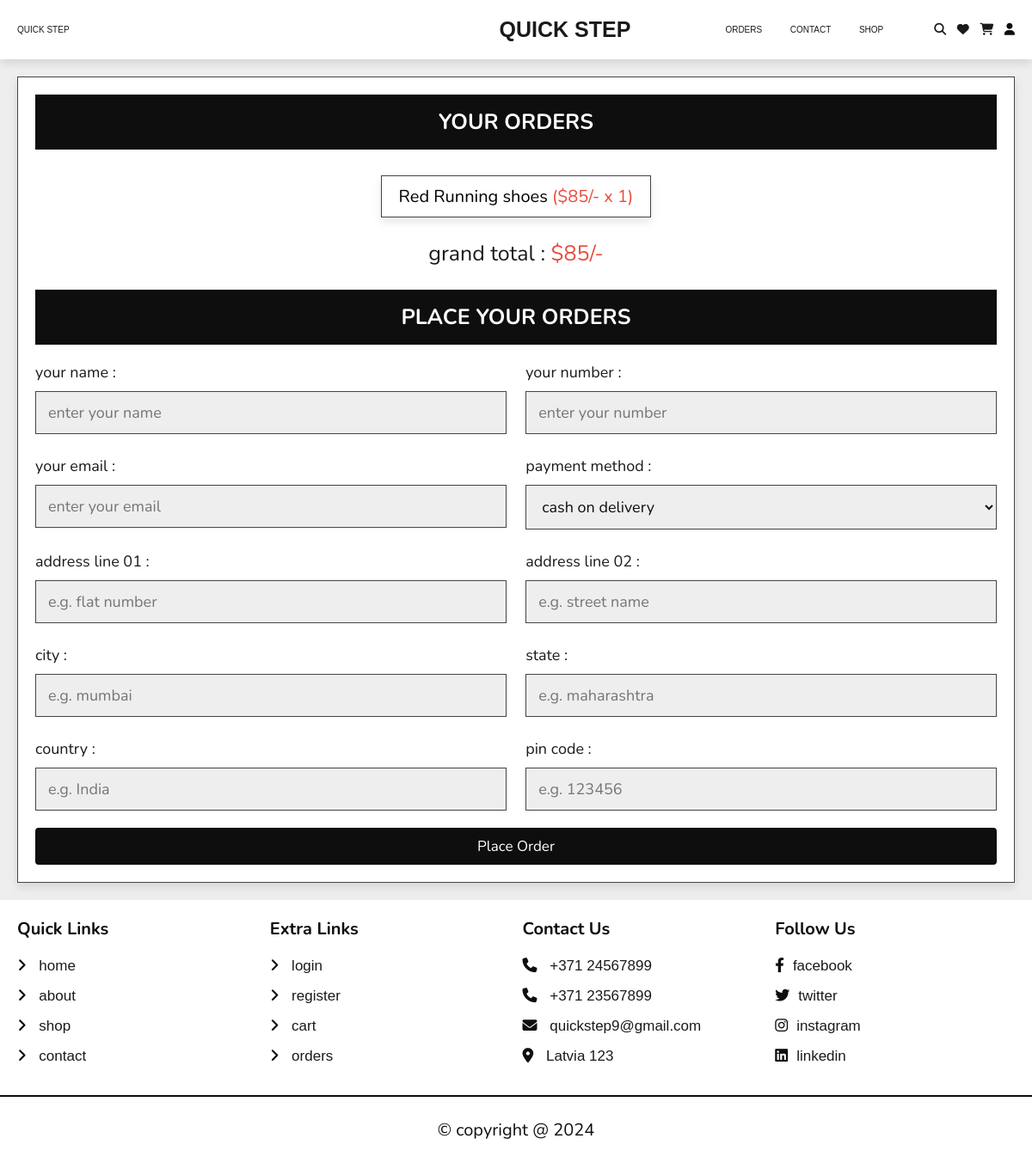
/checkout.php (signed in), run on the app's committed database.
### tables this page shows
CREATE TABLE `cart` (
  `id` int(100) NOT NULL,
  `user_id` int(100) NOT NULL,
  `pid` int(100) NOT NULL,
  `name` varchar(100) NOT NULL,
  `price` int(10) NOT NULL,
  `quantity` int(10) NOT NULL,
  `image` varchar(100) NOT NULL
);

### checkout.php (the view, shortened to what this page needs)
<?php
include 'components/connect.php';
if(isset($_SESSION['user_id'])){
   $user_id = $_SESSION['user_id'];
}else{
   $user_id = '';
   header('location:user_login.php');
};
?>
<!DOCTYPE html>
<html lang="en">
<head>
   <link rel="stylesheet" href="https://cdnjs.cloudflare.com/ajax/libs/font-awesome/6.1.1/css/all.min.css">
   <link rel="stylesheet" href="css/style.css">
</head>
<body>
<?php include 'components/user_header.php'; ?>
<section class="checkout-orders">
   <form action="" method="POST">
   <h3>your orders</h3>
      <div class="display-orders">
      <?php
         $grand_total = 0;
         $select_cart = $conn->prepare("SELECT * FROM `cart` WHERE user_id = ?");
         $select_cart->execute([$user_id]);
         if($select_cart->rowCount() > 0){
            while($fetch_cart = $select_cart->fetch(PDO::FETCH_ASSOC)){
               $grand_total += ($fetch_cart['price'] * $fetch_cart['quantity']);
      ?>
         <p> <?= $fetch_cart['name']; ?> <span>(<?= '$'.$fetch_cart['price'].'/- x '. $fetch_cart['quantity']; ?>)</span> </p>
      <?php
            }
         }else{
            echo '<p class="empty">your cart is empty!</p>';
         }
      ?>
         <div class="grand-total">grand total : <span>$<?= $grand_total; ?>/-</span></div>
      </div>
      <h3>place your orders</h3>
      <div class="flex">
         <div class="inputBox">
            <span>your name :</span>
            <input type="text" name="name" placeholder="enter your name" class="box" maxlength="20" required>
         </div>
         <div class="inputBox">
            <span>your number :</span>
            <input type="number" name="number" placeholder="enter your number" class="box" min="0" max="9999999999" onkeypress="if(this.value.length == 10) return false;" required>
         </div>
         <div class="inputBox">
            <span>your email :</span>
            <input type="email" name="email" placeholder="enter your email" class="box" maxlength="50" required>
         </div>
         <div class="inputBox">
            <span>payment method :</span>
            <select name="method" class="box" required>
               <option value="cash on delivery">cash on delivery</option>
            </select>
         </div>
         <div class="inputBox">
            <span>address line 01 :</span>
            <input type="text" name="flat" placeholder="e.g. flat number" class="box" maxlength="50" required>
         </div>
         <div class="inputBox">
            <span>address line 02 :</span>
            <input type="text" name="street" placeholder="e.g. street name" class="box" maxlength="50" required>
         </div>
         <div class="inputBox">
            <span>city :</span>
            <input type="text" name="city" placeholder="e.g. mumbai" class="box" maxlength="50" required>
         </div>
         <div class="inputBox">
            <span>state :</span>
            <input type="text" name="state" placeholder="e.g. maharashtra" class="box" maxlength="50" required>
         </div>
         <div class="inputBox">
            <span>country :</span>
            <input type="text" name="country" placeholder="e.g. India" class="box" maxlength="50" required>
         </div>
         <div class="inputBox">
            <span>pin code :</span>
            <input type="number" min="0" name="pin_code" placeholder="e.g. 123456" min="0" max="999999" onkeypress="if(this.value.length == 6) return false;" class="box" required>
         </div>
      </div>
      <input type="submit" name="order" class="btn <?= ($grand_total > 1)?'':'disabled'; ?>" value="place order">
   </form>
</section>
<?php include 'components/footer.php'; ?>
</body>
</html>

### css/style.css (style rules this page uses)
:root { --main-color: rgb(14, 14, 14); --orange:#9c9c9c; --red:#e74c3c; --black: rgb(14, 14, 14); --white:#fff; --light-color:#1a1a1a; --light-bg:#eee; --border:.2rem solid var(--black); --box-shadow:0 .5rem 1rem rgba(0,0,0,.1); }
* { font-family: 'Nunito', sans-serif; margin:0; padding:0; box-sizing: border-box; outline: none; border:none; text-decoration: none; }
html { font-size: 62.5%; overflow-x: hidden; }
body { background-color: var(--light-bg); }
section { padding:2rem; max-width: 1300px; margin:0 auto; }
.btn, .delete-btn, .option-btn { display: block; margin-left: auto; margin-right: auto; border: none; outline: none; width: 100%; border-radius: 4px; margin-top: 1rem; padding:1rem 3rem; font-size: 1.7rem; text-transform: capitalize; color:var(--white); cursor: pointer; text-align: center; }
.btn { background-color: var(--main-color); }
.display-orders { text-align: center; padding-bottom: 0; }
.display-orders p { display: inline-block; padding:1rem 2rem; margin:1rem .5rem; font-size: 2rem; text-align: center; border: 1px solid #444; background-color: var(--white); box-shadow: var(--box-shadow); }
.display-orders p span { color:var(--red); }
.display-orders .grand-total { margin-top: 1.5rem; margin-bottom: 2.5rem; font-size: 2.5rem; color:var(--light-color); }
.display-orders .grand-total span { color:var(--red); }
.checkout-orders form { padding:2rem; border: 1px solid #444; background-color: var(--white); box-shadow: var(--box-shadow); }
.checkout-orders form h3 { background-color: var(--black); color:var(--white); padding:1.5rem 1rem; text-align: center; text-transform: uppercase; margin-bottom: 2rem; font-size: 2.5rem; }
.checkout-orders form .flex { display: flex; flex-wrap: wrap; gap:1.5rem; justify-content: space-between; }
.checkout-orders form .flex .inputBox { width: 49%; }
.checkout-orders form .flex .inputBox .box { width: 100%; border: 1px solid #444; font-size: 1.8rem; color:var(--black); padding:1.2rem 1.4rem; margin:1rem 0; background-color: var(--light-bg); }
.checkout-orders form .flex .inputBox span { font-size: 1.8rem; color:var(--light-color); }

### data on the page
cart: name "Red Running shoes", price "85", quantity "1"

### other printed values
$grand_total "85"
